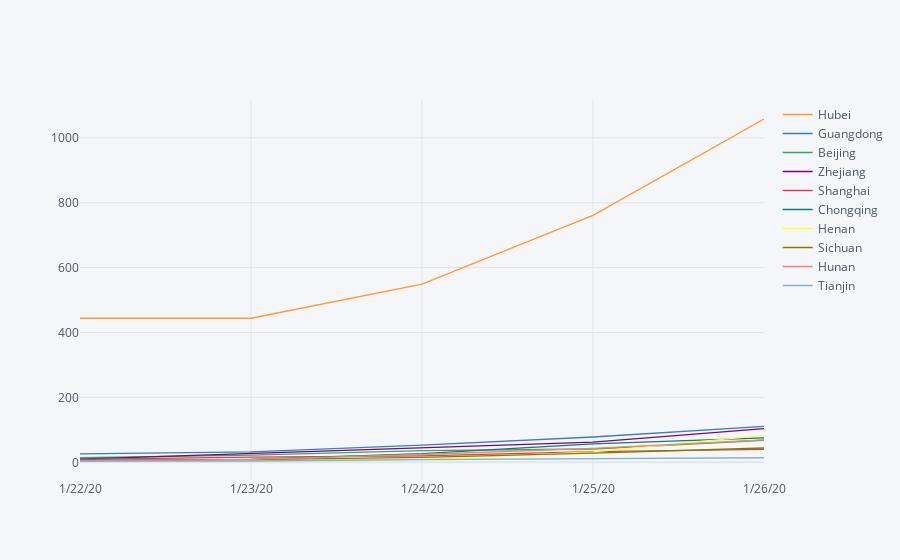

The cell this chart's notebook holds for it:
### Code cell
(covid_timeSeries.train_datas >>
        df.filter_by(X.iloc[:,1]=="China") >>
        df.select(0,df.columns_from(4)) >> 
       df.arrange(df.desc(X.iloc[:,1])) |
        __.set_index(__.columns[0])
).T.iloc[:5,:10].iplot(asFigure=True).update_layout()#yaxis_type="log",

### Figure 1 — Plotly figure (JSON) as saved in the notebook; plotly's stock layout.template omitted (floating-point values rounded to 4 significant figures)
{"data": [{"line": {"color": "rgba(255, 153, 51, 1.0)", "dash": "solid", "shape": "linear", "width": 1.3}, "mode": "lines", "name": "Hubei", "text": "", "type": "scatter", "x": ["1/22/20", "1/23/20", "1/24/20", "1/25/20", "1/26/20"], "y": [444, 444, 549, 761, 1058]}, {"line": {"color": "rgba(55, 128, 191, 1.0)", "dash": "solid", "shape": "linear", "width": 1.3}, "mode": "lines", "name": "Guangdong", "text": "", "type": "scatter", "x": ["1/22/20", "1/23/20", "1/24/20", "1/25/20", "1/26/20"], "y": [26, 32, 53, 78, 111]}, {"line": {"color": "rgba(50, 171, 96, 1.0)", "dash": "solid", "shape": "linear", "width": 1.3}, "mode": "lines", "name": "Beijing", "text": "", "type": "scatter", "x": ["1/22/20", "1/23/20", "1/24/20", "1/25/20", "1/26/20"], "y": [14, 22, 36, 41, 68]}, {"line": {"color": "rgba(128, 0, 128, 1.0)", "dash": "solid", "shape": "linear", "width": 1.3}, "mode": "lines", "name": "Zhejiang", "text": "", "type": "scatter", "x": ["1/22/20", "1/23/20", "1/24/20", "1/25/20", "1/26/20"], "y": [10, 27, 43, 62, 104]}, {"line": {"color": "rgba(219, 64, 82, 1.0)", "dash": "solid", "shape": "linear", "width": 1.3}, "mode": "lines", "name": "Shanghai", "text": "", "type": "scatter", "x": ["1/22/20", "1/23/20", "1/24/20", "1/25/20", "1/26/20"], "y": [9, 16, 20, 33, 40]}, {"line": {"color": "rgba(0, 128, 128, 1.0)", "dash": "solid", "shape": "linear", "width": 1.3}, "mode": "lines", "name": "Chongqing", "text": "", "type": "scatter", "x": ["1/22/20", "1/23/20", "1/24/20", "1/25/20", "1/26/20"], "y": [6, 9, 27, 57, 75]}, {"line": {"color": "rgba(255, 255, 51, 1.0)", "dash": "solid", "shape": "linear", "width": 1.3}, "mode": "lines", "name": "Henan", "text": "", "type": "scatter", "x": ["1/22/20", "1/23/20", "1/24/20", "1/25/20", "1/26/20"], "y": [5, 5, 9, 32, 83]}, {"line": {"color": "rgba(128, 128, 0, 1.0)", "dash": "solid", "shape": "linear", "width": 1.3}, "mode": "lines", "name": "Sichuan", "text": "", "type": "scatter", "x": ["1/22/20", "1/23/20", "1/24/20", "1/25/20", "1/26/20"], "y": [5, 8, 15, 28, 44]}, {"line": {"color": "rgba(251, 128, 114, 1.0)", "dash": "solid", "shape": "linear", "width": 1.3}, "mode": "lines", "name": "Hunan", "text": "", "type": "scatter", "x": ["1/22/20", "1/23/20", "1/24/20", "1/25/20", "1/26/20"], "y": [4, 9, 24, 43, 69]}, {"line": {"color": "rgba(128, 177, 211, 1.0)", "dash": "solid", "shape": "linear", "width": 1.3}, "mode": "lines", "name": "Tianjin", "text": "", "type": "scatter", "x": ["1/22/20", "1/23/20", "1/24/20", "1/25/20", "1/26/20"], "y": [4, 4, 8, 10, 14]}], "layout": {"legend": {"bgcolor": "#F5F6F9", "font": {"color": "#4D5663"}}, "paper_bgcolor": "#F5F6F9", "plot_bgcolor": "#F5F6F9", "title": {"font": {"color": "#4D5663"}}, "xaxis": {"gridcolor": "#E1E5ED", "showgrid": true, "tickfont": {"color": "#4D5663"}, "title": {"font": {"color": "#4D5663"}, "text": ""}, "zerolinecolor": "#E1E5ED"}, "yaxis": {"gridcolor": "#E1E5ED", "showgrid": true, "tickfont": {"color": "#4D5663"}, "title": {"font": {"color": "#4D5663"}, "text": ""}, "zerolinecolor": "#E1E5ED"}}}
